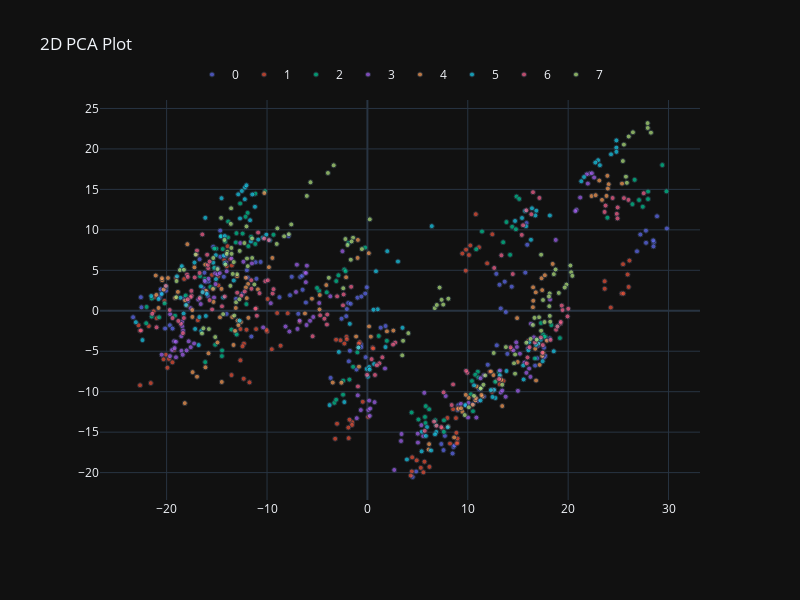

Source (notebook cell):
### Markdown cell above
x stores the embedded values of 577 points of interest in a total time points of 864.

### Code cell
from sklearn.decomposition import PCA
pca = PCA(n_components=3)
principalComponents = pca.fit_transform(x)

principal = pd.DataFrame(data = principalComponents
             ,columns = ['principal component 1',
                         'principal component 2',
                         'principal component 3'])

plot_2d(principalComponents[:, 0],
        principalComponents[:, 1],
        y = categories[subject_id],
        path = os.path.join(explanatory_fMRI_dir, 'pca_2d.png'),
        title="2D PCA Plot"
       )
